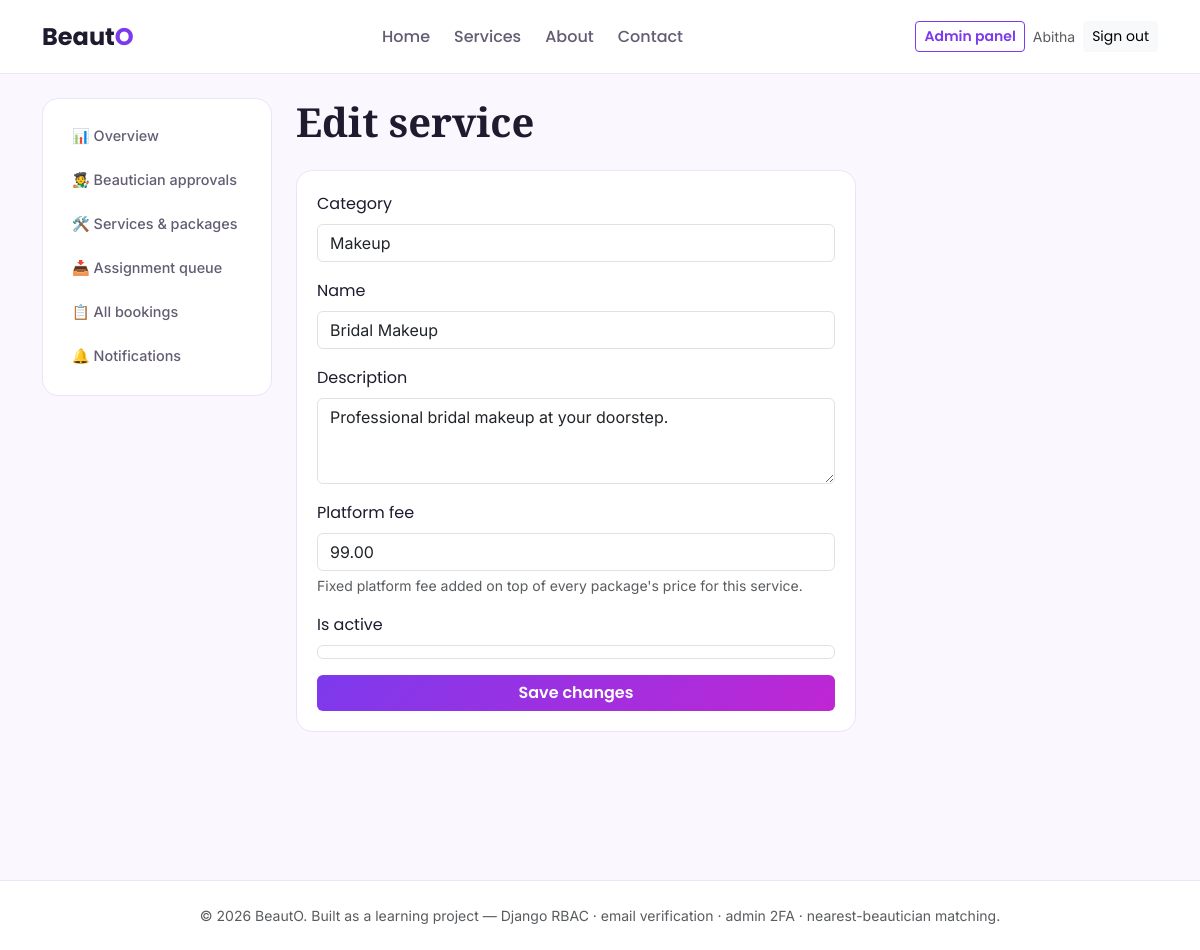
The app's page /panel/services/1/edit/ (signed in) with its own data.
### accounts/models.py (models this page shows, shortened)
class User(AbstractUser):
    ROLE_CUSTOMER = "customer"
    ROLE_BEAUTICIAN = "beautician"
    ROLE_ADMIN = "admin"
    ROLE_CHOICES = (
        (ROLE_CUSTOMER, "Customer"),
        (ROLE_BEAUTICIAN, "Beautician"),
        (ROLE_ADMIN, "Admin"),
    )
    email = models.EmailField(unique=True)
    role = models.CharField(max_length=20, choices=ROLE_CHOICES, default=ROLE_CUSTOMER)
    phone = models.CharField(max_length=15, blank=True)
    email_verified = models.BooleanField(default=False)
    created_at = models.DateTimeField(auto_now_add=True)
    is_active = models.BooleanField(default=False)
    totp_secret = models.CharField(max_length=64, blank=True)
    totp_enabled = models.BooleanField(default=False)
    def is_admin_role(self):
        return self.role == self.ROLE_ADMIN or self.is_superuser

### services/models.py (models this page shows, shortened)
class Service(models.Model):
    category = models.ForeignKey(ServiceCategory, on_delete=models.CASCADE, related_name="services")
    name = models.CharField(max_length=120)
    description = models.TextField(blank=True)
    platform_fee = models.DecimalField(
        max_digits=8, decimal_places=2, default=49,
        help_text="Fixed platform fee added on top of every package's price for this service.",
    )
    is_active = models.BooleanField(default=True)
    class Meta:
        ordering = ["name"]

### adminpanel/views.py (the view)
# urls.py: path("services/<int:pk>/edit/", views.service_edit, name="service_edit"),
@role_required("admin")
def service_edit(request, pk):
    service = get_object_or_404(Service, pk=pk)
    if request.method == "POST":
        form = ServiceForm(request.POST, instance=service)
        if form.is_valid():
            form.save()
            messages.success(request, "Service updated.")
            return redirect("adminpanel:service_list")
    else:
        form = ServiceForm(instance=service)
    return render(request, "admin/service_form.html", {"form": form, "service": service})

### adminpanel/forms.py
class ServiceForm(BootstrapMixin, forms.ModelForm):
    class Meta:
        model = Service
        fields = ["category", "name", "description", "platform_fee", "is_active"]
        widgets = {"description": forms.Textarea(attrs={"rows": 3})}

### notifications/context_processors.py (called while the page is built)
def unread_notifications(request):
    if request.user.is_authenticated and getattr(request.user, "is_admin_role", lambda: False)():
        count = Notification.objects.filter(is_read=False).count()
        return {"unread_notification_count": count}
    return {}

### services/models.py (called while the page is built)
    def __str__(self):
        return self.name

### templates/admin/service_form.html (shortened to what this page needs)
{% extends "admin/_admin_base.html" %}
{% block admin_content %}
<h1 class="mb-4">{% if service %}Edit service{% else %}New service{% endif %}</h1>
<div class="card-beauto" style="max-width: 560px;">
  <form method="post" novalidate>
    {% for field in form %}
      <div class="mb-3">
        <label class="form-label">{{ field.label }}</label>
        {{ field }}
        {% if field.help_text %}<div class="form-text">{{ field.help_text }}</div>{% endif %}
      </div>
    {% endfor %}
    <button type="submit" class="btn btn-beauto w-100">{% if service %}Save changes{% else %}Create service &amp; add packages{% endif %}</button>
  </form>
</div>
{% endblock %}

### templates/base.html (shortened to what this page needs)
{% load static %}
<!DOCTYPE html>
<html lang="en">
<head>
  <link rel="stylesheet" href="https://cdn.jsdelivr.net/npm/bootstrap@5.3.3/dist/css/bootstrap.min.css">
  <link rel="stylesheet" href="{% static 'css/style.css' %}">
</head>
<body>
  <nav class="navbar navbar-expand-lg beauto-nav sticky-top">
    <div class="container">
      <a class="navbar-brand" href="{% url 'pages:home' %}">Beaut<span>O</span></a>
      <div class="collapse navbar-collapse" id="navMain">
        <ul class="navbar-nav mx-auto gap-2">
          <li class="nav-item"><a class="nav-link" href="{% url 'pages:home' %}">Home</a></li>
          <li class="nav-item"><a class="nav-link" href="{% url 'pages:services' %}">Services</a></li>
          <li class="nav-item"><a class="nav-link" href="{% url 'pages:about' %}">About</a></li>
          <li class="nav-item"><a class="nav-link" href="{% url 'pages:contact' %}">Contact</a></li>
        </ul>
        <div class="d-flex align-items-center gap-2 flex-wrap">
          {% if user.is_authenticated %}
            {% if user.is_admin_role %}
              <a href="{% url 'adminpanel:dashboard' %}" class="btn btn-sm btn-outline-beauto">Admin panel</a>
            {% elif user.role == 'beautician' %}
              <a href="{% url 'bookings:beautician_dashboard' %}" class="btn btn-sm btn-outline-beauto">My orders</a>
            {% else %}
              <a href="{% url 'bookings:customer_dashboard' %}" class="btn btn-sm btn-outline-beauto">My bookings</a>
            {% endif %}
            <span class="text-muted small d-none d-md-inline">{{ user.get_full_name|default:user.username }}</span>
            <form action="{% url 'accounts:logout' %}" method="post" class="mb-0 d-inline">
              <button class="btn btn-sm btn-light">Sign out</button>
            </form>
          {% endif %}
        </div>
      </div>
    </div>
  </nav>
  <div class="container py-4">
    {% block content %}{% endblock %}
  </div>
  <footer class="beauto-footer mt-5 py-4">
    <div class="container text-center text-muted small">
      © {% now "Y" %} BeautO. Built as a learning project — Django RBAC · email verification · admin 2FA · nearest-beautician matching.
    </div>
  </footer>
</body>
</html>

### static/css/style.css (style rules this page uses)
:root { --violet: #7C3AED; --violet-dark: #6D28D9; --magenta: #C026D3; --charcoal: #1E1B2E; --mist: #FAF7FF; --slate: #635C73; --lavender: #F1E9FE; }
body { font-family: 'Inter', sans-serif; background: var(--mist); color: var(--charcoal); }
h1, h2, h3, h4 { font-family: 'Playfair Display', serif; font-weight: 700; }
.navbar-brand, .btn, .nav-link, label, .form-label, .card-label { font-family: 'Poppins', sans-serif; }
.beauto-nav { background: #FFFFFF; border-bottom: 1px solid #ECE3FB; padding: 0.85rem 0; }
.navbar-brand { font-weight: 700; font-size: 1.5rem; color: var(--charcoal) !important; }
.navbar-brand span { color: var(--violet); }
.nav-link { color: var(--slate) !important; font-weight: 500; }
.btn-beauto { background: linear-gradient(135deg, var(--violet), var(--magenta)); border: none; color: #fff; font-weight: 600; }
.btn-outline-beauto { border: 1px solid var(--violet); color: var(--violet); background: transparent; font-weight: 600; }
.card-beauto { background: #fff; border: 1px solid #ECE3FB; border-radius: 1rem; padding: 1.25rem; margin-bottom: 1rem; transition: border-color 0.15s ease, transform 0.15s ease; }
.beauto-footer { background: #fff; border-top: 1px solid #ECE3FB; }
a { color: var(--violet); }

### records on screen
User: get_full_name "Abitha"
Service: form "Makeup" "Bridal Makeup" "Professional bridal makeup at your doorstep." "99.00" "☑"

### other values on screen
{{ field.label }} "Category" "Name" "Description" "Platform fee" "Is active"
{{ field.help_text }} "Fixed platform fee added on top of every package's price for this service."
